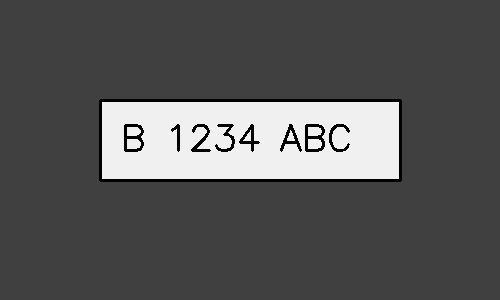
#> input picture better_test_plate.jpg, 500 x 300 px
$ python -i image_deskew.py   (imports and definitions only)
#> lines starting #> are read from the running program, lines starting #| are printed output that depends on the picture; after the words box and inside, x2 and y2 are one past the last pixel; in counts of white or black regions, pixels touching at a corner belong together
"""
Image Deskewing and Preprocessing Module
Handles skew detection, rotation correction, and image enhancement for tilted license plates
"""

import cv2
import numpy as np
from typing import Tuple, Optional, List
import logging

logger = logging.getLogger(__name__)


class ImageDeskewer:
    """
    Image preprocessing class for handling tilted/skewed license plates
    Improves OCR accuracy through skew correction and image enhancement
    """

    def __init__(self,
                 max_skew_angle: float = 30.0,
                 enable_perspective_correction: bool = True,
                 enable_enhancement: bool = True):
        """
        Initialize ImageDeskewer

        Args:
            max_skew_angle: Maximum skew angle to detect (degrees)
            enable_perspective_correction: Enable perspective transformation
            enable_enhancement: Enable image enhancement (CLAHE, denoising, sharpening)
        """
        self.max_skew_angle = max_skew_angle
        self.enable_perspective_correction = enable_perspective_correction
        self.enable_enhancement = enable_enhancement

    def detect_skew_angle(self, image: np.ndarray) -> float:
        """
        Detect skew angle using Canny edge detection and Hough Transform

        Args:
            image: Input image (BGR or grayscale)

        Returns:
            float: Detected skew angle in degrees
        """
        try:
            # Convert to grayscale if needed
            if len(image.shape) == 3:
                gray = cv2.cvtColor(image, cv2.COLOR_BGR2GRAY)
            else:
                gray = image.copy()

            # Apply Gaussian blur to reduce noise
            blurred = cv2.GaussianBlur(gray, (5, 5), 0)

            # Edge detection
            edges = cv2.Canny(blurred, 50, 150, apertureSize=3)

            # Hough Line Transform to detect lines
            lines = cv2.HoughLinesP(
                edges,
                rho=1,
                theta=np.pi / 180,
                threshold=50,
                minLineLength=int(image.shape[1] * 0.3),
                maxLineGap=10
            )

            if lines is None or len(lines) == 0:
                logger.debug("No lines detected for skew angle calculation")
                return 0.0

            # Calculate angles of detected lines
            angles = []
            for line in lines:
                x1, y1, x2, y2 = line[0]
                angle = np.arctan2(y2 - y1, x2 - x1) * 180 / np.pi

                # Filter out vertical lines and extreme angles
                if abs(angle) < self.max_skew_angle and abs(abs(angle) - 90) > 45:
                    angles.append(angle)

            if not angles:
                logger.debug("No valid angles detected")
                return 0.0

            # Use median angle to reduce outlier impact
            skew_angle = np.median(angles)
            logger.debug(f"Detected skew angle: {skew_angle:.2f}°")

            return skew_angle

        except Exception as e:
            logger.error(f"Error detecting skew angle: {str(e)}")
            return 0.0

    def deskew(self, image: np.ndarray, angle: Optional[float] = None) -> np.ndarray:
        """
        Correct skew angle and straighten image

        Args:
            image: Input image to deskew
            angle: Skew angle in degrees (if None, auto-detect)

        Returns:
            np.ndarray: Deskewed image
        """
        try:
            if angle is None:
                angle = self.detect_skew_angle(image)

            # Skip rotation if angle is negligible
            if abs(angle) < 0.5:
                logger.debug("Skew angle negligible, skipping rotation")
                return image

            # Get image dimensions
            (h, w) = image.shape[:2]
            center = (w // 2, h // 2)

            # Calculate rotation matrix
            rotation_matrix = cv2.getRotationMatrix2D(center, angle, 1.0)

            # Calculate new bounding dimensions to prevent cropping
            cos = np.abs(rotation_matrix[0, 0])
            sin = np.abs(rotation_matrix[0, 1])
            new_w = int((h * sin) + (w * cos))
            new_h = int((h * cos) + (w * sin))

            # Adjust rotation matrix for new dimensions
            rotation_matrix[0, 2] += (new_w / 2) - center[0]
            rotation_matrix[1, 2] += (new_h / 2) - center[1]

            # Perform rotation with border padding
            deskewed = cv2.warpAffine(
                image,
                rotation_matrix,
                (new_w, new_h),
                flags=cv2.INTER_CUBIC,
                borderMode=cv2.BORDER_REPLICATE
            )

            logger.info(f"Image deskewed by {angle:.2f}°")
            return deskewed

        except Exception as e:
            logger.error(f"Error deskewing image: {str(e)}")
            return image

    def correct_perspective(self, image: np.ndarray) -> np.ndarray:
        """
        Apply perspective transformation for plates viewed at angles

        Args:
            image: Input image

        Returns:
            np.ndarray: Perspective-corrected image
        """
        try:
            if not self.enable_perspective_correction:
                return image

            # Convert to grayscale
            gray = cv2.cvtColor(image, cv2.COLOR_BGR2GRAY) if len(image.shape) == 3 else image

            # Apply adaptive threshold
            thresh = cv2.adaptiveThreshold(
                gray, 255,
                cv2.ADAPTIVE_THRESH_GAUSSIAN_C,
                cv2.THRESH_BINARY_INV,
                11, 2
            )

            # Find contours
            contours, _ = cv2.findContours(thresh, cv2.RETR_EXTERNAL, cv2.CHAIN_APPROX_SIMPLE)

            if not contours:
                return image

            # Find largest rectangular contour
            largest_contour = max(contours, key=cv2.contourArea)
            epsilon = 0.02 * cv2.arcLength(largest_contour, True)
            approx = cv2.approxPolyDP(largest_contour, epsilon, True)

            # Only apply perspective correction if we found a quadrilateral
            if len(approx) == 4:
                # Order points: top-left, top-right, bottom-right, bottom-left
                pts = approx.reshape(4, 2)
                rect = self._order_points(pts)

                # Compute width and height of new image
                (tl, tr, br, bl) = rect
                width_a = np.linalg.norm(br - bl)
                width_b = np.linalg.norm(tr - tl)
                max_width = max(int(width_a), int(width_b))

                height_a = np.linalg.norm(tr - br)
                height_b = np.linalg.norm(tl - bl)
                max_height = max(int(height_a), int(height_b))

                # Destination points
                dst = np.array([
                    [0, 0],
                    [max_width - 1, 0],
                    [max_width - 1, max_height - 1],
                    [0, max_height - 1]
                ], dtype=np.float32)

                # Compute perspective transform matrix
                matrix = cv2.getPerspectiveTransform(rect.astype(np.float32), dst)

                # Apply perspective transformation
                warped = cv2.warpPerspective(image, matrix, (max_width, max_height))

                logger.info("Perspective correction applied")
                return warped

            return image

        except Exception as e:
            logger.error(f"Error correcting perspective: {str(e)}")
            return image

    # [23 lines left out: function _order_points, not called in this run]

    def enhance_plate_image(self, image: np.ndarray) -> np.ndarray:
        """
        Apply image enhancement techniques (CLAHE, denoising, sharpening)

        Args:
            image: Input image

        Returns:
            np.ndarray: Enhanced image
        """
        try:
            if not self.enable_enhancement:
                return image

            # Convert to grayscale if needed
            is_color = len(image.shape) == 3
            if is_color:
                gray = cv2.cvtColor(image, cv2.COLOR_BGR2GRAY)
            else:
                gray = image.copy()

            # Apply CLAHE (Contrast Limited Adaptive Histogram Equalization)
            clahe = cv2.createCLAHE(clipLimit=2.0, tileGridSize=(8, 8))
            enhanced = clahe.apply(gray)

            # Denoise
            denoised = cv2.fastNlMeansDenoising(enhanced, None, h=10, templateWindowSize=7, searchWindowSize=21)

            # Sharpen
            kernel = np.array([[-1, -1, -1],
                             [-1,  9, -1],
                             [-1, -1, -1]])
            sharpened = cv2.filter2D(denoised, -1, kernel)

            # Convert back to BGR if input was color
            if is_color:
                enhanced_image = cv2.cvtColor(sharpened, cv2.COLOR_GRAY2BGR)
            else:
                enhanced_image = sharpened

            logger.debug("Image enhancement applied (CLAHE, denoise, sharpen)")
            return enhanced_image

        except Exception as e:
            logger.error(f"Error enhancing image: {str(e)}")
            return image

    def preprocess(self, image: np.ndarray, multi_angle_attempts: bool = True) -> List[np.ndarray]:
        """
        Full preprocessing pipeline with optional multi-angle attempts

        Args:
            image: Input image
            multi_angle_attempts: Generate multiple rotated versions for OCR

        Returns:
            List[np.ndarray]: List of preprocessed images (primary + rotated variants)
        """
        try:
            results = []

            # Step 1: Enhance image
            enhanced = self.enhance_plate_image(image)

            # Step 2: Detect and correct skew
            deskewed = self.deskew(enhanced)

            # Step 3: Perspective correction (optional)
            if self.enable_perspective_correction:
                corrected = self.correct_perspective(deskewed)
            else:
                corrected = deskewed

            # Primary preprocessed image
            results.append(corrected)

            # Step 4: Multi-angle attempts (optional)
            if multi_angle_attempts:
                angles = [-5, 5, -10, 10]  # Try small rotations
                for angle in angles:
                    rotated = self.deskew(enhanced, angle=angle)
                    results.append(rotated)

            logger.info(f"Preprocessing complete: {len(results)} image variants generated")
            return results

        except Exception as e:
            logger.error(f"Error in preprocessing pipeline: {str(e)}")
            return [image]  # Return original if preprocessing fails


# [22 lines left out: function preprocess_plate_for_ocr, not called in this run]

>>> import cv2
>>> picture = cv2.imread('../better_test_plate.jpg')
#> picture is the input picture: shape (300, 500, 3); min 0, max 247, mean 87.3
>>> result = ImageDeskewer().preprocess(picture)
#> in detect_skew_angle, `blurred = cv2.GaussianBlur(gray, (5, 5), 0)`:
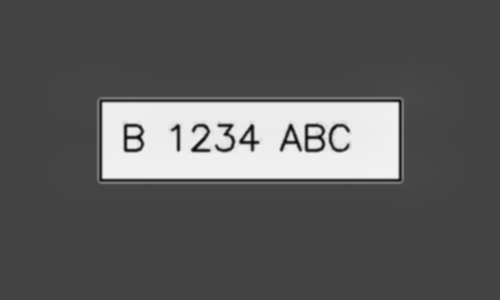
#> blurred: shape (300, 500); min 7, max 242, mean 91
#> in detect_skew_angle, `edges = cv2.Canny(blurred, 50, 150, apertureSize=3)`:
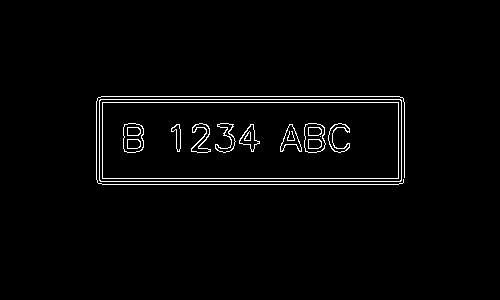
#> edges: shape (300, 500); 2.3% white in thin lines or dots, all inside (x1, y1, x2, y2) = (96, 96, 405, 185)
#> in detect_skew_angle, `lines = cv2.HoughLinesP( edges, rho=1, theta=np.pi / 180, threshold=50..`: lines = [[101, 96, 399, 96], [97, 99, 403, 99], [102, 184, 398, 184], [96, 178, 401, 178], [96, 102, 404, 102], [97, 181, 403, 181]]
#> the loop in detect_skew_angle, `for line in lines:` made 6 passes
#> after the loop in detect_skew_angle, `for line in lines:`: angles = [0, 0, 0, 0, 0, 0]
#> in detect_skew_angle, `skew_angle = np.median(angles)`: skew_angle = 0
#> in correct_perspective, `thresh = cv2.adaptiveThreshold( gray, 255, cv2.ADAPTIVE_THRESH_GAUSSIA..`:
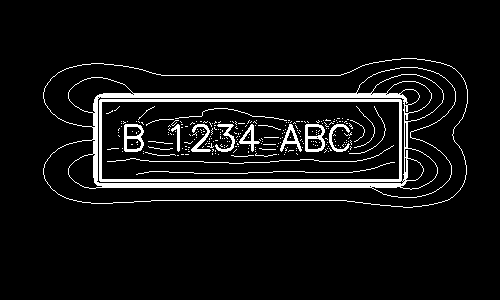
#> thresh: shape (300, 500); 7.3% white; 259 white regions (237 under 20 px)
#> in correct_perspective, `contours, _ = cv2.findContours(thresh, cv2.RETR_EXTERNAL, cv2.CHAIN_AP..`: contours = 1 contour; box (x1, y1, x2, y2) and area: (43, 58, 468, 208) 53456
#> in correct_perspective, `largest_contour = max(contours, key=cv2.contourArea)`: largest_contour = contour of 294 points, box (x1, y1, x2, y2) (43, 58, 468, 208), area 53456
#> in correct_perspective, `epsilon = 0.02 * cv2.arcLength(largest_contour, True)`: epsilon = 23.63
#> in correct_perspective, `approx = cv2.approxPolyDP(largest_contour, epsilon, True)`: approx = [[467, 89], [416, 58], [77, 65], [43, 98], [93, 138], [43, 174], [91, 203], [433, 204]]
#> the loop in preprocess, `for angle in angles:` made 4 passes
#> pass 1, in deskew (call 2), `deskewed = cv2.warpAffine( image, rotation_matrix, (new_w, new_h), fla..`:
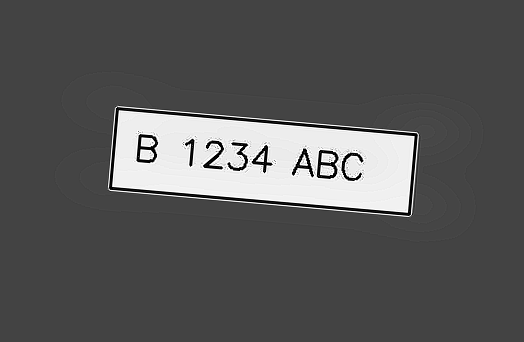
#> deskewed: shape (342, 524, 3); min 0, max 255, mean 87.1
#> pass 2, in deskew (call 3), `deskewed = cv2.warpAffine( image, rotation_matrix, (new_w, new_h), fla..`:
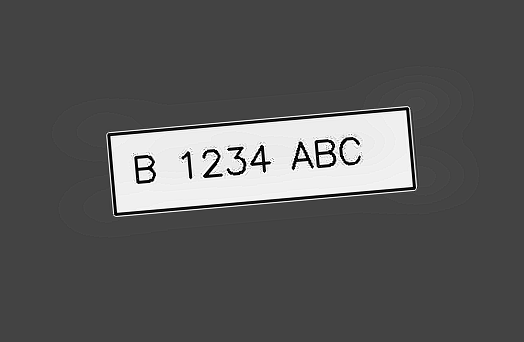
#> deskewed: shape (342, 524, 3); min 0, max 255, mean 87.1
#> pass 3, in deskew (call 4), `deskewed = cv2.warpAffine( image, rotation_matrix, (new_w, new_h), fla..`:
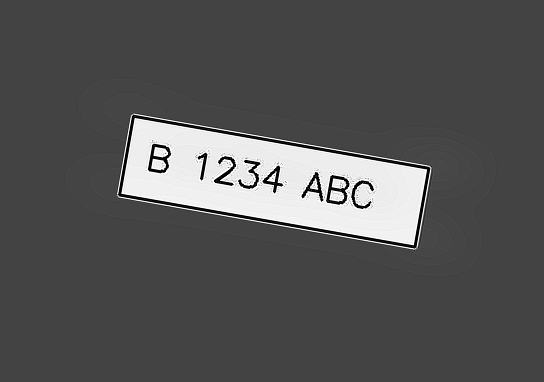
#> deskewed: shape (382, 544, 3); min 0, max 255, mean 84.4
#> after the loop in preprocess, `for angle in angles:`: results = 5 items
#> result = 5 items
